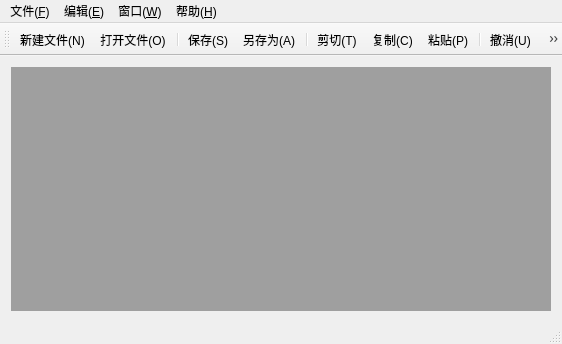
<?xml version="1.0" encoding="UTF-8"?>
<ui version="4.0">
 <class>MainWindow</class>
 <widget class="QMainWindow" name="MainWindow">
  <property name="geometry">
   <rect>
    <x>0</x>
    <y>0</y>
    <width>562</width>
    <height>344</height>
   </rect>
  </property>
  <property name="windowTitle">
   <string>MainWindow</string>
  </property>
  <widget class="QWidget" name="centralWidget">
   <layout class="QGridLayout" name="gridLayout">
    <item row="0" column="0">
     <widget class="QMdiArea" name="mdiArea"/>
    </item>
   </layout>
  </widget>
  <widget class="QMenuBar" name="menuBar">
   <property name="geometry">
    <rect>
     <x>0</x>
     <y>0</y>
     <width>562</width>
     <height>23</height>
    </rect>
   </property>
   <widget class="QMenu" name="menu_F">
    <property name="title">
     <string>文件(&amp;F)</string>
    </property>
    <addaction name="actionNew"/>
    <addaction name="actionOpen"/>
    <addaction name="separator"/>
    <addaction name="actionSave"/>
    <addaction name="actionSaveAs"/>
    <addaction name="separator"/>
    <addaction name="actionExit"/>
   </widget>
   <widget class="QMenu" name="menu_E">
    <property name="title">
     <string>编辑(&amp;E)</string>
    </property>
    <addaction name="actionUndo"/>
    <addaction name="actionRedo"/>
    <addaction name="separator"/>
    <addaction name="actionCut"/>
    <addaction name="actionCopy"/>
    <addaction name="actionPaste"/>
   </widget>
   <widget class="QMenu" name="menu_W">
    <property name="title">
     <string>窗口(&amp;W)</string>
    </property>
    <addaction name="actionClose"/>
    <addaction name="actionCloseAll"/>
    <addaction name="separator"/>
    <addaction name="actionTile"/>
    <addaction name="actionCascade"/>
    <addaction name="separator"/>
    <addaction name="actionNext"/>
    <addaction name="actionPrevious"/>
   </widget>
   <widget class="QMenu" name="menu_H">
    <property name="title">
     <string>帮助(&amp;H)</string>
    </property>
    <addaction name="actionAbout"/>
    <addaction name="actionAboutQt"/>
   </widget>
   <addaction name="menu_F"/>
   <addaction name="menu_E"/>
   <addaction name="menu_W"/>
   <addaction name="menu_H"/>
  </widget>
  <widget class="QToolBar" name="mainToolBar">
   <attribute name="toolBarArea">
    <enum>TopToolBarArea</enum>
   </attribute>
   <attribute name="toolBarBreak">
    <bool>false</bool>
   </attribute>
   <addaction name="actionNew"/>
   <addaction name="actionOpen"/>
   <addaction name="separator"/>
   <addaction name="actionSave"/>
   <addaction name="actionSaveAs"/>
   <addaction name="separator"/>
   <addaction name="actionCut"/>
   <addaction name="actionCopy"/>
   <addaction name="actionPaste"/>
   <addaction name="separator"/>
   <addaction name="actionUndo"/>
   <addaction name="actionRedo"/>
  </widget>
  <widget class="QStatusBar" name="statusBar"/>
  <action name="actionAbout">
   <property name="icon">
    <iconset resource="src.qrc">
     <normaloff>:/image/images/about.png</normaloff>:/image/images/about.png</iconset>
   </property>
   <property name="text">
    <string>关于(&amp;A)</string>
   </property>
  </action>
  <action name="actionAboutQt">
   <property name="text">
    <string>关于Qt(&amp;Q)</string>
   </property>
  </action>
  <action name="actionClose">
   <property name="text">
    <string>关闭(&amp;Q)</string>
   </property>
  </action>
  <action name="actionCloseAll">
   <property name="text">
    <string>关闭所有窗口(&amp;A)</string>
   </property>
  </action>
  <action name="actionTile">
   <property name="text">
    <string>平铺(&amp;T)</string>
   </property>
  </action>
  <action name="actionCascade">
   <property name="text">
    <string>层叠(&amp;C)</string>
   </property>
  </action>
  <action name="actionNext">
   <property name="icon">
    <iconset resource="src.qrc">
     <normaloff>:/image/images/next.png</normaloff>:/image/images/next.png</iconset>
   </property>
   <property name="text">
    <string>下一个</string>
   </property>
   <property name="shortcut">
    <string>Ctrl+Tab</string>
   </property>
  </action>
  <action name="actionPrevious">
   <property name="icon">
    <iconset resource="src.qrc">
     <normaloff>:/image/images/previous.png</normaloff>:/image/images/previous.png</iconset>
   </property>
   <property name="text">
    <string>上一个</string>
   </property>
   <property name="shortcut">
    <string>Ctrl+Shift+Tab</string>
   </property>
  </action>
  <action name="actionUndo">
   <property name="icon">
    <iconset resource="src.qrc">
     <normaloff>:/image/images/undo.png</normaloff>:/image/images/undo.png</iconset>
   </property>
   <property name="text">
    <string>撤消(&amp;U)</string>
   </property>
   <property name="shortcut">
    <string>Ctrl+Z</string>
   </property>
  </action>
  <action name="actionRedo">
   <property name="icon">
    <iconset resource="src.qrc">
     <normaloff>:/image/images/redo.png</normaloff>:/image/images/redo.png</iconset>
   </property>
   <property name="text">
    <string>恢复(&amp;R)</string>
   </property>
   <property name="shortcut">
    <string>Ctrl+Y</string>
   </property>
  </action>
  <action name="actionCut">
   <property name="icon">
    <iconset resource="src.qrc">
     <normaloff>:/image/images/cut.png</normaloff>:/image/images/cut.png</iconset>
   </property>
   <property name="text">
    <string>剪切(&amp;T)</string>
   </property>
   <property name="shortcut">
    <string>Ctrl+X</string>
   </property>
  </action>
  <action name="actionCopy">
   <property name="icon">
    <iconset resource="src.qrc">
     <normaloff>:/image/images/copy.png</normaloff>:/image/images/copy.png</iconset>
   </property>
   <property name="text">
    <string>复制(&amp;C)</string>
   </property>
   <property name="shortcut">
    <string>Ctrl+C</string>
   </property>
  </action>
  <action name="actionPaste">
   <property name="icon">
    <iconset resource="src.qrc">
     <normaloff>:/image/images/paste.png</normaloff>:/image/images/paste.png</iconset>
   </property>
   <property name="text">
    <string>粘贴(&amp;P)</string>
   </property>
   <property name="shortcut">
    <string>Ctrl+V</string>
   </property>
  </action>
  <action name="actionNew">
   <property name="icon">
    <iconset resource="src.qrc">
     <normaloff>:/image/images/new.png</normaloff>:/image/images/new.png</iconset>
   </property>
   <property name="text">
    <string>新建文件(&amp;N)</string>
   </property>
   <property name="shortcut">
    <string>Ctrl+N</string>
   </property>
  </action>
  <action name="actionOpen">
   <property name="icon">
    <iconset resource="src.qrc">
     <normaloff>:/image/images/open.png</normaloff>:/image/images/open.png</iconset>
   </property>
   <property name="text">
    <string>打开文件(&amp;O)</string>
   </property>
   <property name="shortcut">
    <string>Ctrl+O</string>
   </property>
  </action>
  <action name="actionSave">
   <property name="icon">
    <iconset resource="src.qrc">
     <normaloff>:/image/images/save.png</normaloff>:/image/images/save.png</iconset>
   </property>
   <property name="text">
    <string>保存(&amp;S)</string>
   </property>
   <property name="shortcut">
    <string>Ctrl+S</string>
   </property>
  </action>
  <action name="actionSaveAs">
   <property name="icon">
    <iconset resource="src.qrc">
     <normaloff>:/image/images/saveAs.png</normaloff>:/image/images/saveAs.png</iconset>
   </property>
   <property name="text">
    <string>另存为(&amp;A)</string>
   </property>
  </action>
  <action name="actionExit">
   <property name="icon">
    <iconset resource="src.qrc">
     <normaloff>:/image/images/exit.png</normaloff>:/image/images/exit.png</iconset>
   </property>
   <property name="text">
    <string>退出(&amp;X)</string>
   </property>
  </action>
 </widget>
 <layoutdefault spacing="6" margin="11"/>
 <resources>
  <include location="src.qrc"/>
 </resources>
 <connections/>
</ui>
